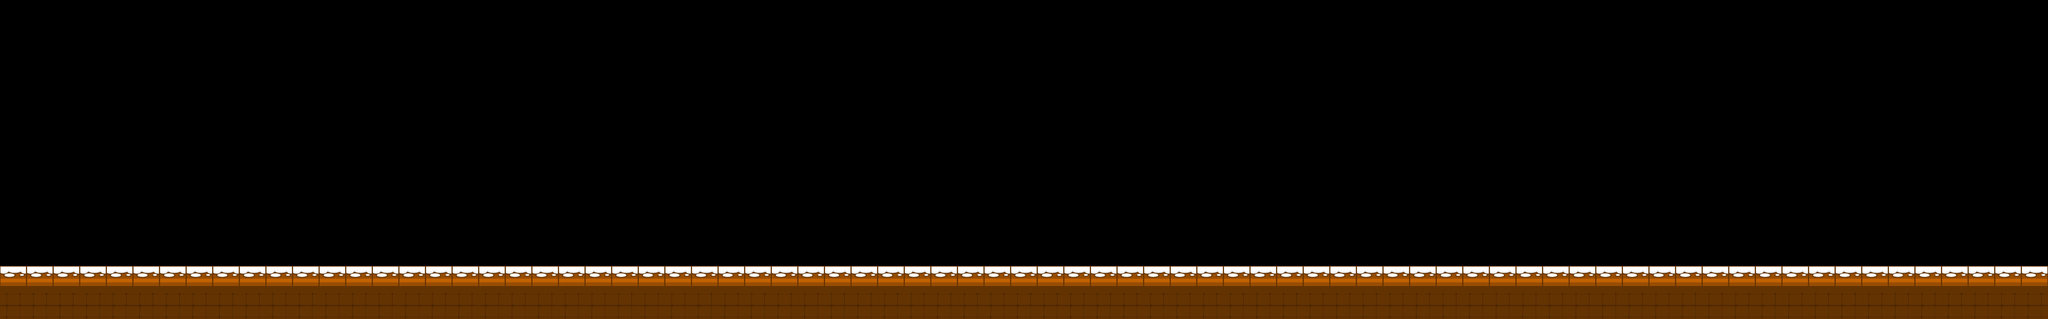

Below is a game level as drawn by its tile map, then a one-line description and the .tmx that defines it (tile-layer data replaced by summaries):
An orthogonal 154x24 tile map with 25x25 px tiles, 3 tile layers (ground, special, background), 1 hidden layer not drawn.

<map version="1.2" tiledversion="1.3.1" orientation="orthogonal" renderorder="right-down" compressionlevel="0" width="154" height="24" tilewidth="25" tileheight="25" infinite="0" nextlayerid="8" nextobjectid="1">
 <tileset firstgid="1" source="tileset_stage2.tsx" />
 <layer id="6" name="ground" width="154" height="24">
  <data>[3696 cells, 648 non-empty, 10 distinct tile ids]</data>
 </layer>
 <layer id="7" name="special" width="154" height="24">
  <data>[3696 cells, 616 non-empty, 8 distinct tile ids]</data>
 </layer>
 <layer id="2" name="background" width="154" height="24">
  <data>[3696 cells, 0 non-empty, 0 distinct tile ids]</data>
 </layer>
 <layer id="3" name="item" width="154" height="24" visible="0">
  <data>[3696 cells, 32 non-empty, 2 distinct tile ids]</data>
 </layer>
</map>
